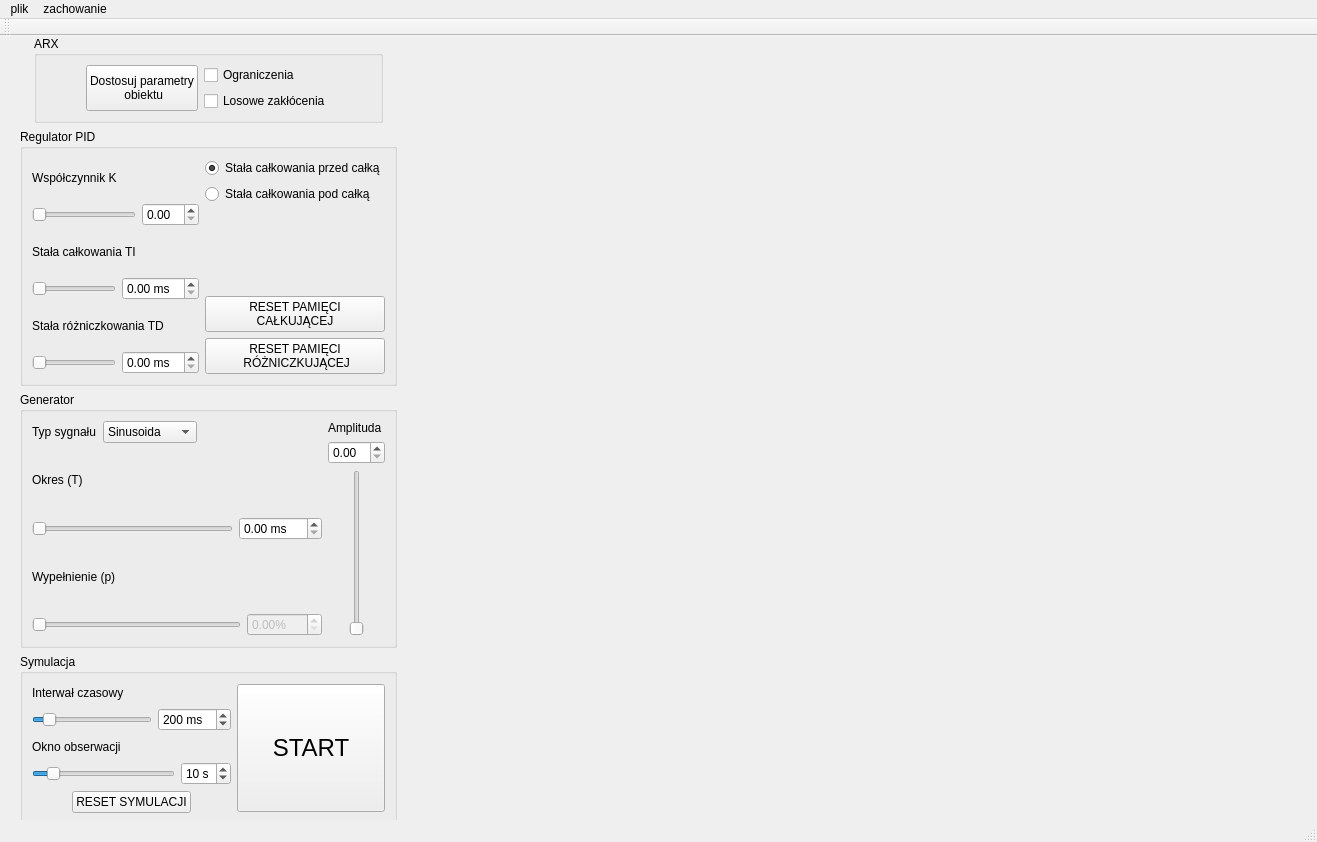
<?xml version="1.0" encoding="UTF-8"?>
<ui version="4.0">
 <class>MainWindow</class>
 <widget class="QMainWindow" name="MainWindow">
  <property name="geometry">
   <rect>
    <x>0</x>
    <y>0</y>
    <width>1317</width>
    <height>842</height>
   </rect>
  </property>
  <property name="windowTitle">
   <string>MainWindow</string>
  </property>
  <widget class="QWidget" name="centralwidget">
   <property name="sizePolicy">
    <sizepolicy hsizetype="Preferred" vsizetype="Preferred">
     <horstretch>0</horstretch>
     <verstretch>0</verstretch>
    </sizepolicy>
   </property>
   <property name="minimumSize">
    <size>
     <width>1317</width>
     <height>591</height>
    </size>
   </property>
   <widget class="QWidget" name="horizontalLayoutWidget_9">
    <property name="geometry">
     <rect>
      <x>20</x>
      <y>0</y>
      <width>1271</width>
      <height>789</height>
     </rect>
    </property>
    <layout class="QHBoxLayout" name="horizontalLayout_13" stretch="0,1">
     <property name="sizeConstraint">
      <enum>QLayout::SetDefaultConstraint</enum>
     </property>
     <item>
      <layout class="QVBoxLayout" name="verticalLayout" stretch="1,3,3,2">
       <property name="spacing">
        <number>6</number>
       </property>
       <item alignment="Qt::AlignHCenter|Qt::AlignVCenter">
        <widget class="QGroupBox" name="groupBox">
         <property name="enabled">
          <bool>true</bool>
         </property>
         <property name="sizePolicy">
          <sizepolicy hsizetype="Expanding" vsizetype="Expanding">
           <horstretch>1</horstretch>
           <verstretch>1</verstretch>
          </sizepolicy>
         </property>
         <property name="minimumSize">
          <size>
           <width>0</width>
           <height>0</height>
          </size>
         </property>
         <property name="autoFillBackground">
          <bool>false</bool>
         </property>
         <property name="title">
          <string>ARX</string>
         </property>
         <property name="flat">
          <bool>false</bool>
         </property>
         <property name="checkable">
          <bool>false</bool>
         </property>
         <layout class="QHBoxLayout" name="horizontalLayout_6" stretch="0,5,1,0">
          <property name="sizeConstraint">
           <enum>QLayout::SetMinimumSize</enum>
          </property>
          <item>
           <spacer name="horizontalSpacer_4">
            <property name="orientation">
             <enum>Qt::Horizontal</enum>
            </property>
            <property name="sizeHint" stdset="0">
             <size>
              <width>40</width>
              <height>20</height>
             </size>
            </property>
           </spacer>
          </item>
          <item>
           <widget class="QPushButton" name="pushButton_dostosuj_parametry">
            <property name="sizePolicy">
             <sizepolicy hsizetype="Minimum" vsizetype="Expanding">
              <horstretch>0</horstretch>
              <verstretch>0</verstretch>
             </sizepolicy>
            </property>
            <property name="text">
             <string>Dostosuj parametry
 obiektu</string>
            </property>
           </widget>
          </item>
          <item>
           <layout class="QVBoxLayout" name="verticalLayout_4">
            <item>
             <widget class="QCheckBox" name="checkBox_ograniczenia">
              <property name="text">
               <string>Ograniczenia</string>
              </property>
             </widget>
            </item>
            <item>
             <widget class="QCheckBox" name="checkBox_losowe_zaklocenia">
              <property name="text">
               <string>Losowe zakłócenia</string>
              </property>
             </widget>
            </item>
           </layout>
          </item>
          <item>
           <spacer name="horizontalSpacer_5">
            <property name="orientation">
             <enum>Qt::Horizontal</enum>
            </property>
            <property name="sizeHint" stdset="0">
             <size>
              <width>40</width>
              <height>20</height>
             </size>
            </property>
           </spacer>
          </item>
         </layout>
        </widget>
       </item>
       <item>
        <widget class="QGroupBox" name="groupBox_2">
         <property name="title">
          <string>Regulator PID</string>
         </property>
         <layout class="QHBoxLayout" name="horizontalLayout_5">
          <item>
           <layout class="QVBoxLayout" name="verticalLayout_5">
            <item>
             <widget class="QLabel" name="label">
              <property name="text">
               <string>Współczynnik K</string>
              </property>
             </widget>
            </item>
            <item>
             <layout class="QHBoxLayout" name="horizontalLayout_4">
              <item>
               <widget class="QSlider" name="horizontalSlider_pid_k">
                <property name="orientation">
                 <enum>Qt::Horizontal</enum>
                </property>
               </widget>
              </item>
              <item>
               <widget class="QDoubleSpinBox" name="doubleSpinBox_pid_k"/>
              </item>
             </layout>
            </item>
            <item>
             <widget class="QLabel" name="label_2">
              <property name="text">
               <string>Stała całkowania TI</string>
              </property>
             </widget>
            </item>
            <item>
             <layout class="QHBoxLayout" name="horizontalLayout">
              <item>
               <widget class="QSlider" name="horizontalSlider_pid_Ti">
                <property name="orientation">
                 <enum>Qt::Horizontal</enum>
                </property>
               </widget>
              </item>
              <item>
               <widget class="QDoubleSpinBox" name="doubleSpinBox_pid_Ti">
                <property name="suffix">
                 <string> ms</string>
                </property>
               </widget>
              </item>
             </layout>
            </item>
            <item>
             <widget class="QLabel" name="label_3">
              <property name="text">
               <string>Stała różniczkowania TD</string>
              </property>
             </widget>
            </item>
            <item>
             <layout class="QHBoxLayout" name="horizontalLayout_3">
              <item>
               <widget class="QSlider" name="horizontalSlider_pid_Td">
                <property name="orientation">
                 <enum>Qt::Horizontal</enum>
                </property>
               </widget>
              </item>
              <item>
               <widget class="QDoubleSpinBox" name="doubleSpinBox_pid_Td">
                <property name="suffix">
                 <string> ms</string>
                </property>
               </widget>
              </item>
             </layout>
            </item>
           </layout>
          </item>
          <item>
           <layout class="QVBoxLayout" name="verticalLayout_7">
            <property name="sizeConstraint">
             <enum>QLayout::SetMinimumSize</enum>
            </property>
            <item>
             <widget class="QRadioButton" name="radioButton_stala_calkowania_przed">
              <property name="text">
               <string>Stała całkowania przed całką</string>
              </property>
              <property name="checked">
               <bool>true</bool>
              </property>
             </widget>
            </item>
            <item>
             <widget class="QRadioButton" name="radioButton_stala_calkowania_pod">
              <property name="text">
               <string>Stała całkowania pod całką</string>
              </property>
             </widget>
            </item>
            <item>
             <spacer name="verticalSpacer">
              <property name="orientation">
               <enum>Qt::Vertical</enum>
              </property>
              <property name="sizeHint" stdset="0">
               <size>
                <width>20</width>
                <height>40</height>
               </size>
              </property>
             </spacer>
            </item>
            <item>
             <widget class="QPushButton" name="pushButton_reset_pam_calk">
              <property name="text">
               <string>RESET PAMIĘCI
CAŁKUJĄCEJ</string>
              </property>
             </widget>
            </item>
            <item>
             <widget class="QPushButton" name="pushButton_reset_pam_rozniczkojacej">
              <property name="text">
               <string>RESET PAMIĘCI
 RÓŻNICZKUJĄCEJ</string>
              </property>
             </widget>
            </item>
           </layout>
          </item>
         </layout>
        </widget>
       </item>
       <item>
        <widget class="QGroupBox" name="groupBox_3">
         <property name="title">
          <string>Generator</string>
         </property>
         <layout class="QHBoxLayout" name="horizontalLayout_2">
          <item>
           <layout class="QVBoxLayout" name="verticalLayout_8">
            <item>
             <layout class="QHBoxLayout" name="horizontalLayout_7">
              <item>
               <widget class="QLabel" name="label_5">
                <property name="text">
                 <string>Typ sygnału</string>
                </property>
               </widget>
              </item>
              <item>
               <widget class="QComboBox" name="comboBox_generator_typ">
                <item>
                 <property name="text">
                  <string>Sinusoida</string>
                 </property>
                </item>
                <item>
                 <property name="text">
                  <string>Prostokątny</string>
                 </property>
                </item>
                <item>
                 <property name="text">
                  <string>Ręczny</string>
                 </property>
                </item>
               </widget>
              </item>
              <item>
               <spacer name="horizontalSpacer_3">
                <property name="orientation">
                 <enum>Qt::Horizontal</enum>
                </property>
                <property name="sizeHint" stdset="0">
                 <size>
                  <width>40</width>
                  <height>20</height>
                 </size>
                </property>
               </spacer>
              </item>
             </layout>
            </item>
            <item>
             <widget class="QLabel" name="label_6">
              <property name="text">
               <string>Okres (T)</string>
              </property>
             </widget>
            </item>
            <item>
             <layout class="QHBoxLayout" name="horizontalLayout_8">
              <item>
               <widget class="QSlider" name="horizontalSlider_generator_okres">
                <property name="orientation">
                 <enum>Qt::Horizontal</enum>
                </property>
               </widget>
              </item>
              <item>
               <widget class="QDoubleSpinBox" name="doubleSpinBox_generator_okres">
                <property name="suffix">
                 <string> ms</string>
                </property>
                <property name="maximum">
                 <double>100.000000000000000</double>
                </property>
               </widget>
              </item>
             </layout>
            </item>
            <item>
             <widget class="QLabel" name="label_7">
              <property name="text">
               <string>Wypełnienie (p)</string>
              </property>
             </widget>
            </item>
            <item>
             <layout class="QHBoxLayout" name="horizontalLayout_9">
              <item>
               <widget class="QSlider" name="horizontalSlider_generator_wypelnienie">
                <property name="enabled">
                 <bool>false</bool>
                </property>
                <property name="orientation">
                 <enum>Qt::Horizontal</enum>
                </property>
               </widget>
              </item>
              <item>
               <widget class="QDoubleSpinBox" name="doubleSpinBox_generator_wypelnienie">
                <property name="enabled">
                 <bool>false</bool>
                </property>
                <property name="suffix">
                 <string>%</string>
                </property>
                <property name="maximum">
                 <double>100.000000000000000</double>
                </property>
               </widget>
              </item>
             </layout>
            </item>
           </layout>
          </item>
          <item>
           <layout class="QVBoxLayout" name="verticalLayout_6">
            <property name="spacing">
             <number>6</number>
            </property>
            <property name="sizeConstraint">
             <enum>QLayout::SetMinimumSize</enum>
            </property>
            <item>
             <widget class="QLabel" name="label_4">
              <property name="text">
               <string>Amplituda</string>
              </property>
             </widget>
            </item>
            <item>
             <widget class="QDoubleSpinBox" name="doubleSpinBox_generator_amplituda"/>
            </item>
            <item>
             <layout class="QHBoxLayout" name="horizontalLayout_14">
              <item>
               <widget class="QSlider" name="verticalSlider_generator_amplituda">
                <property name="orientation">
                 <enum>Qt::Vertical</enum>
                </property>
               </widget>
              </item>
             </layout>
            </item>
           </layout>
          </item>
         </layout>
        </widget>
       </item>
       <item>
        <widget class="QGroupBox" name="groupBox_4">
         <property name="minimumSize">
          <size>
           <width>0</width>
           <height>0</height>
          </size>
         </property>
         <property name="title">
          <string>Symulacja</string>
         </property>
         <layout class="QHBoxLayout" name="horizontalLayout_10">
          <item>
           <layout class="QVBoxLayout" name="verticalLayout_9">
            <property name="sizeConstraint">
             <enum>QLayout::SetMaximumSize</enum>
            </property>
            <item>
             <widget class="QLabel" name="label_8">
              <property name="text">
               <string>Interwał czasowy</string>
              </property>
             </widget>
            </item>
            <item>
             <layout class="QHBoxLayout" name="horizontalLayout_12">
              <item>
               <widget class="QSlider" name="horizontalSlider_symulacja_interwal">
                <property name="minimum">
                 <number>20</number>
                </property>
                <property name="maximum">
                 <number>2000</number>
                </property>
                <property name="value">
                 <number>200</number>
                </property>
                <property name="orientation">
                 <enum>Qt::Horizontal</enum>
                </property>
               </widget>
              </item>
              <item>
               <widget class="QSpinBox" name="spinBox_symulacja_interwal">
                <property name="suffix">
                 <string> ms</string>
                </property>
                <property name="minimum">
                 <number>20</number>
                </property>
                <property name="maximum">
                 <number>2000</number>
                </property>
                <property name="value">
                 <number>200</number>
                </property>
               </widget>
              </item>
             </layout>
            </item>
            <item>
             <widget class="QLabel" name="label_9">
              <property name="text">
               <string>Okno obserwacji</string>
              </property>
             </widget>
            </item>
            <item>
             <layout class="QHBoxLayout" name="horizontalLayout_15">
              <item>
               <widget class="QSlider" name="horizontalSlider_symulacja_okno_obserwacji">
                <property name="minimum">
                 <number>5</number>
                </property>
                <property name="maximum">
                 <number>50</number>
                </property>
                <property name="value">
                 <number>10</number>
                </property>
                <property name="orientation">
                 <enum>Qt::Horizontal</enum>
                </property>
               </widget>
              </item>
              <item>
               <widget class="QSpinBox" name="spinBox_symulacja_okno_obserwacji">
                <property name="suffix">
                 <string> s</string>
                </property>
                <property name="minimum">
                 <number>5</number>
                </property>
                <property name="maximum">
                 <number>50</number>
                </property>
                <property name="value">
                 <number>10</number>
                </property>
               </widget>
              </item>
             </layout>
            </item>
            <item>
             <layout class="QHBoxLayout" name="horizontalLayout_11">
              <item>
               <spacer name="horizontalSpacer_2">
                <property name="orientation">
                 <enum>Qt::Horizontal</enum>
                </property>
                <property name="sizeHint" stdset="0">
                 <size>
                  <width>40</width>
                  <height>20</height>
                 </size>
                </property>
               </spacer>
              </item>
              <item>
               <widget class="QPushButton" name="pushButton_symulacja_reset">
                <property name="text">
                 <string>RESET SYMULACJI</string>
                </property>
               </widget>
              </item>
              <item>
               <spacer name="horizontalSpacer">
                <property name="orientation">
                 <enum>Qt::Horizontal</enum>
                </property>
                <property name="sizeHint" stdset="0">
                 <size>
                  <width>40</width>
                  <height>20</height>
                 </size>
                </property>
               </spacer>
              </item>
             </layout>
            </item>
           </layout>
          </item>
          <item>
           <widget class="QPushButton" name="pushButton_symulacja_star_stop">
            <property name="sizePolicy">
             <sizepolicy hsizetype="Expanding" vsizetype="Expanding">
              <horstretch>0</horstretch>
              <verstretch>0</verstretch>
             </sizepolicy>
            </property>
            <property name="maximumSize">
             <size>
              <width>16777215</width>
              <height>128</height>
             </size>
            </property>
            <property name="font">
             <font>
              <pointsize>18</pointsize>
             </font>
            </property>
            <property name="text">
             <string>START</string>
            </property>
           </widget>
          </item>
         </layout>
        </widget>
       </item>
      </layout>
     </item>
     <item>
      <layout class="QVBoxLayout" name="verticalLayout_wykresy" stretch=""/>
     </item>
    </layout>
   </widget>
  </widget>
  <widget class="QMenuBar" name="menubar">
   <property name="geometry">
    <rect>
     <x>0</x>
     <y>0</y>
     <width>1317</width>
     <height>27</height>
    </rect>
   </property>
   <widget class="QMenu" name="menuplik">
    <property name="title">
     <string>plik</string>
    </property>
    <addaction name="actionzapisz_ustawienia"/>
    <addaction name="actionwczytaj_ustawienia"/>
    <addaction name="actioneksport_wykres_w"/>
   </widget>
   <widget class="QMenu" name="menuzachowanie">
    <property name="title">
     <string>zachowanie</string>
    </property>
    <addaction name="separator"/>
    <addaction name="actionzatwierdzaj_zmiany_natychmiast"/>
    <addaction name="actionwy_wietlaj_wykresy_w_tej_samej_skali"/>
    <addaction name="separator"/>
    <addaction name="actionMINECRAAAAAAFT"/>
   </widget>
   <addaction name="menuplik"/>
   <addaction name="menuzachowanie"/>
  </widget>
  <widget class="QStatusBar" name="statusbar"/>
  <widget class="QToolBar" name="toolBar">
   <property name="windowTitle">
    <string>toolBar</string>
   </property>
   <attribute name="toolBarArea">
    <enum>TopToolBarArea</enum>
   </attribute>
   <attribute name="toolBarBreak">
    <bool>false</bool>
   </attribute>
  </widget>
  <action name="actionzapisz_ustawienia">
   <property name="text">
    <string>zapisz ustawienia</string>
   </property>
  </action>
  <action name="actionwczytaj_ustawienia">
   <property name="text">
    <string>wczytaj ustawienia</string>
   </property>
  </action>
  <action name="actioneksport_wykres_w">
   <property name="text">
    <string>eksport wykresów</string>
   </property>
  </action>
  <action name="actionzatwierdzaj_zmiany_natychmiast">
   <property name="text">
    <string>zatwierdzaj zmiany natychmiast</string>
   </property>
  </action>
  <action name="actionwy_wietlaj_wykresy_w_tej_samej_skali">
   <property name="text">
    <string>wyświetlaj wykresy w tej samej skali</string>
   </property>
  </action>
  <action name="actionpraca_wielow_tkowa">
   <property name="text">
    <string>praca wielowątkowa</string>
   </property>
  </action>
  <action name="actionMINECRAAAAAAFT">
   <property name="text">
    <string>MINECRAAAAAAFT</string>
   </property>
  </action>
 </widget>
 <resources/>
 <connections/>
</ui>
